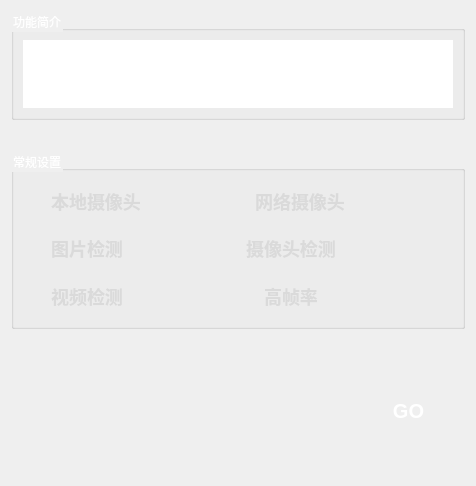
             <widget class="QWidget" name="page_4">
              <layout class="QVBoxLayout" name="verticalLayout_16" stretch="2,1,7,1,4,0">
               <item>
                <widget class="QGroupBox" name="groupBox_8">
                 <property name="styleSheet">
                  <string notr="true">color: rgb(255, 255, 255);</string>
                 </property>
                 <property name="title">
                  <string>功能简介</string>
                 </property>
                 <layout class="QVBoxLayout" name="verticalLayout_14">
                  <item>
                   <widget class="QTextBrowser" name="textBrowser_3">
                    <property name="styleSheet">
                     <string notr="true">border-style: solid;
border-width: 0px;
border-radius: 0px;
color: rgb(255, 255, 255);</string>
                    </property>
                    <property name="html">
                     <string>&lt;!DOCTYPE HTML PUBLIC &quot;-//W3C//DTD HTML 4.0//EN&quot; &quot;http://www.w3.org/TR/REC-html40/strict.dtd&quot;&gt;
&lt;html&gt;&lt;head&gt;&lt;meta name=&quot;qrichtext&quot; content=&quot;1&quot; /&gt;&lt;style type=&quot;text/css&quot;&gt;
p, li { white-space: pre-wrap; }
&lt;/style&gt;&lt;/head&gt;&lt;body style=&quot; font-family:'SimSun'; font-size:9pt; font-weight:400; font-style:normal;&quot;&gt;
&lt;p style=&quot; margin-top:0px; margin-bottom:0px; margin-left:0px; margin-right:0px; -qt-block-indent:0; text-indent:0px;&quot;&gt;&lt;span style=&quot; font-size:14pt;&quot;&gt;基于YOLO对葡萄进行实时检测，标出图像中的目标物体，达到准确采摘葡萄，过滤坏葡萄&lt;/span&gt;&lt;/p&gt;&lt;/body&gt;&lt;/html&gt;</string>
                    </property>
                   </widget>
                  </item>
                 </layout>
                </widget>
               </item>
               <item>
                <spacer name="verticalSpacer_14">
                 <property name="orientation">
                  <enum>Qt::Vertical</enum>
                 </property>
                 <property name="sizeHint" stdset="0">
                  <size>
                   <width>20</width>
                   <height>20</height>
                  </size>
                 </property>
                </spacer>
               </item>
               <item>
                <widget class="QGroupBox" name="groupBox_9">
                 <property name="styleSheet">
                  <string notr="true">#groupBox_9{color: rgb(255, 255, 255);}
QPushButton{font-family: &quot;Microsoft YaHei&quot;;
font-size: 14px;
font-weight: bold;
color:white;
text-align: center center;
padding-left: 5px;
padding-right: 5px;
padding-top: 4px;
padding-bottom: 4px;
border-style: solid;
border-width: 0px;
border-color: rgba(255, 255, 255, 255);
border-radius: 3px;
background-color: rgba(200, 200, 200,0);}

QPushButton:focus{outline: none;}

QPushButton::pressed{font-family: &quot;Microsoft YaHei&quot;;
                     font-size: 14px;
                     font-weight: bold;
                     color:rgb(200,200,200);
                     text-align: center center;
                     padding-left: 5px;
                     padding-right: 5px;
                     padding-top: 4px;
                     padding-bottom: 4px;
                     border-style: solid;
                     border-width: 0px;
                     border-color: rgba(255, 255, 255, 255);
                     border-radius: 3px;
                     background-color:  #bf513b;}

QPushButton::disabled{font-family: &quot;Microsoft YaHei&quot;;
                     font-size: 14px;
                     font-weight: bold;
                     color:rgb(200,200,200);
                     text-align: center center;
                     padding-left: 5px;
                     padding-right: 5px;
                     padding-top: 4px;
                     padding-bottom: 4px;
                     border-style: solid;
                     border-width: 0px;
                     border-color: rgba(255, 255, 255, 255);
                     border-radius: 3px;
                     background-color:  #bf513b;}
QPushButton::hover {
border-style: solid;
border-width: 0px;
border-radius: 0px;
background-color: rgba(48,148,243,80);}
QLabel{
		font-size: 18px;
	font-family: &quot;Microsoft YaHei&quot;;
	font-weight: bold;
 		border-radius:9px;
		background:rgba(66, 195, 255, 0);
color: rgb(218, 218, 218);
}
</string>
                 </property>
                 <property name="title">
                  <string>常规设置</string>
                 </property>
                 <layout class="QVBoxLayout" name="verticalLayout_15">
                  <item>
                   <layout class="QHBoxLayout" name="horizontalLayout_33" stretch="0,1,0,1,0,1,0,1,0">
                    <item>
                     <spacer name="horizontalSpacer_39">
                      <property name="orientation">
                       <enum>Qt::Horizontal</enum>
                      </property>
                      <property name="sizeHint" stdset="0">
                       <size>
                        <width>28</width>
                        <height>20</height>
                       </size>
                      </property>
                     </spacer>
                    </item>
                    <item>
                     <widget class="QLabel" name="label_39">
                      <property name="text">
                       <string>本地摄像头</string>
                      </property>
                      <property name="alignment">
                       <set>Qt::AlignCenter</set>
                      </property>
                     </widget>
                    </item>
                    <item>
                     <spacer name="horizontalSpacer_40">
                      <property name="orientation">
                       <enum>Qt::Horizontal</enum>
                      </property>
                      <property name="sizeHint" stdset="0">
                       <size>
                        <width>13</width>
                        <height>20</height>
                       </size>
                      </property>
                     </spacer>
                    </item>
                    <item>
                     <widget class="QPushButton" name="pushButton_26">
                      <property name="sizePolicy">
                       <sizepolicy hsizetype="Minimum" vsizetype="Preferred">
                        <horstretch>0</horstretch>
                        <verstretch>0</verstretch>
                       </sizepolicy>
                      </property>
                      <property name="text">
                       <string/>
                      </property>
                      <property name="icon">
                       <iconset resource="img_ui.qrc">
                        <normaloff>:/icon/img_icon/开关 关.png</normaloff>
                        <normalon>:/icon/img_icon/开关 开.png</normalon>:/icon/img_icon/开关 关.png</iconset>
                      </property>
                      <property name="iconSize">
                       <size>
                        <width>40</width>
                        <height>40</height>
                       </size>
                      </property>
                      <property name="checkable">
                       <bool>true</bool>
                      </property>
                     </widget>
                    </item>
                    <item>
                     <spacer name="horizontalSpacer_41">
                      <property name="orientation">
                       <enum>Qt::Horizontal</enum>
                      </property>
                      <property name="sizeHint" stdset="0">
                       <size>
                        <width>40</width>
                        <height>20</height>
                       </size>
                      </property>
                     </spacer>
                    </item>
                    <item>
                     <widget class="QLabel" name="label_40">
                      <property name="text">
                       <string>网络摄像头</string>
                      </property>
                      <property name="alignment">
                       <set>Qt::AlignCenter</set>
                      </property>
                     </widget>
                    </item>
                    <item>
                     <spacer name="horizontalSpacer_42">
                      <property name="orientation">
                       <enum>Qt::Horizontal</enum>
                      </property>
                      <property name="sizeHint" stdset="0">
                       <size>
                        <width>13</width>
                        <height>20</height>
                       </size>
                      </property>
                     </spacer>
                    </item>
                    <item>
                     <widget class="QPushButton" name="pushButton_27">
                      <property name="sizePolicy">
                       <sizepolicy hsizetype="Minimum" vsizetype="Preferred">
                        <horstretch>0</horstretch>
                        <verstretch>0</verstretch>
                       </sizepolicy>
                      </property>
                      <property name="text">
                       <string/>
                      </property>
                      <property name="icon">
                       <iconset resource="img_ui.qrc">
                        <normaloff>:/icon/img_icon/开关 关.png</normaloff>
                        <normalon>:/icon/img_icon/开关 开.png</normalon>:/icon/img_icon/开关 关.png</iconset>
                      </property>
                      <property name="iconSize">
                       <size>
                        <width>40</width>
                        <height>40</height>
                       </size>
                      </property>
                      <property name="checkable">
                       <bool>true</bool>
                      </property>
                     </widget>
                    </item>
                    <item>
                     <spacer name="horizontalSpacer_43">
                      <property name="orientation">
                       <enum>Qt::Horizontal</enum>
                      </property>
                      <property name="sizeHint" stdset="0">
                       <size>
                        <width>40</width>
                        <height>20</height>
                       </size>
                      </property>
                     </spacer>
                    </item>
                   </layout>
                  </item>
                  <item>
                   <layout class="QHBoxLayout" name="horizontalLayout_42" stretch="0,1,0,1,0,1,0,1,0">
                    <item>
                     <spacer name="horizontalSpacer_56">
                      <property name="orientation">
                       <enum>Qt::Horizontal</enum>
                      </property>
                      <property name="sizeHint" stdset="0">
                       <size>
                        <width>28</width>
                        <height>20</height>
                       </size>
                      </property>
                     </spacer>
                    </item>
                    <item>
                     <widget class="QLabel" name="label_45">
                      <property name="text">
                       <string>图片检测</string>
                      </property>
                      <property name="alignment">
                       <set>Qt::AlignCenter</set>
                      </property>
                     </widget>
                    </item>
                    <item>
                     <spacer name="horizontalSpacer_57">
                      <property name="orientation">
                       <enum>Qt::Horizontal</enum>
                      </property>
                      <property name="sizeHint" stdset="0">
                       <size>
                        <width>13</width>
                        <height>20</height>
                       </size>
                      </property>
                     </spacer>
                    </item>
                    <item>
                     <widget class="QPushButton" name="pushButton_38">
                      <property name="sizePolicy">
                       <sizepolicy hsizetype="Minimum" vsizetype="Preferred">
                        <horstretch>0</horstretch>
                        <verstretch>0</verstretch>
                       </sizepolicy>
                      </property>
                      <property name="text">
                       <string/>
                      </property>
                      <property name="icon">
                       <iconset resource="img_ui.qrc">
                        <normaloff>:/icon/img_icon/开关 关.png</normaloff>
                        <normalon>:/icon/img_icon/开关 开.png</normalon>:/icon/img_icon/开关 关.png</iconset>
                      </property>
                      <property name="iconSize">
                       <size>
                        <width>40</width>
                        <height>40</height>
                       </size>
                      </property>
                      <property name="checkable">
                       <bool>true</bool>
                      </property>
                     </widget>
                    </item>
                    <item>
                     <spacer name="horizontalSpacer_58">
                      <property name="orientation">
                       <enum>Qt::Horizontal</enum>
                      </property>
                      <property name="sizeHint" stdset="0">
                       <size>
                        <width>40</width>
                        <height>20</height>
                       </size>
                      </property>
                     </spacer>
                    </item>
                    <item>
                     <widget class="QLabel" name="label_46">
                      <property name="text">
                       <string>摄像头检测</string>
                      </property>
                      <property name="alignment">
                       <set>Qt::AlignCenter</set>
                      </property>
                     </widget>
                    </item>
                    <item>
                     <spacer name="horizontalSpacer_59">
                      <property name="orientation">
                       <enum>Qt::Horizontal</enum>
                      </property>
                      <property name="sizeHint" stdset="0">
                       <size>
                        <width>13</width>
                        <height>20</height>
                       </size>
                      </property>
                     </spacer>
                    </item>
                    <item>
                     <widget class="QPushButton" name="pushButton_39">
                      <property name="sizePolicy">
                       <sizepolicy hsizetype="Minimum" vsizetype="Preferred">
                        <horstretch>0</horstretch>
                        <verstretch>0</verstretch>
                       </sizepolicy>
                      </property>
                      <property name="text">
                       <string/>
                      </property>
                      <property name="icon">
                       <iconset resource="img_ui.qrc">
                        <normaloff>:/icon/img_icon/开关 关.png</normaloff>
                        <normalon>:/icon/img_icon/开关 开.png</normalon>:/icon/img_icon/开关 关.png</iconset>
                      </property>
                      <property name="iconSize">
                       <size>
                        <width>40</width>
                        <height>40</height>
                       </size>
                      </property>
                      <property name="checkable">
                       <bool>true</bool>
                      </property>
                     </widget>
                    </item>
                    <item>
                     <spacer name="horizontalSpacer_60">
                      <property name="orientation">
                       <enum>Qt::Horizontal</enum>
                      </property>
                      <property name="sizeHint" stdset="0">
                       <size>
                        <width>40</width>
                        <height>20</height>
                       </size>
                      </property>
                     </spacer>
                    </item>
                   </layout>
                  </item>
                  <item>
                   <layout class="QHBoxLayout" name="horizontalLayout_43" stretch="0,1,0,1,0,1,0,1,0">
                    <item>
                     <spacer name="horizontalSpacer_61">
                      <property name="orientation">
                       <enum>Qt::Horizontal</enum>
                      </property>
                      <property name="sizeHint" stdset="0">
                       <size>
                        <width>28</width>
                        <height>20</height>
                       </size>
                      </property>
                     </spacer>
                    </item>
                    <item>
                     <widget class="QLabel" name="label_47">
                      <property name="text">
                       <string>视频检测</string>
                      </property>
                      <property name="alignment">
                       <set>Qt::AlignCenter</set>
                      </property>
                     </widget>
                    </item>
                    <item>
                     <spacer name="horizontalSpacer_62">
                      <property name="orientation">
                       <enum>Qt::Horizontal</enum>
                      </property>
                      <property name="sizeHint" stdset="0">
                       <size>
                        <width>13</width>
                        <height>20</height>
                       </size>
                      </property>
                     </spacer>
                    </item>
                    <item>
                     <widget class="QPushButton" name="pushButton_40">
                      <property name="sizePolicy">
                       <sizepolicy hsizetype="Minimum" vsizetype="Preferred">
                        <horstretch>0</horstretch>
                        <verstretch>0</verstretch>
                       </sizepolicy>
                      </property>
                      <property name="text">
                       <string/>
                      </property>
                      <property name="icon">
                       <iconset resource="img_ui.qrc">
                        <normaloff>:/icon/img_icon/开关 关.png</normaloff>
                        <normalon>:/icon/img_icon/开关 开.png</normalon>:/icon/img_icon/开关 关.png</iconset>
                      </property>
                      <property name="iconSize">
                       <size>
                        <width>40</width>
                        <height>40</height>
                       </size>
                      </property>
                      <property name="checkable">
                       <bool>true</bool>
                      </property>
                     </widget>
                    </item>
                    <item>
                     <spacer name="horizontalSpacer_63">
                      <property name="orientation">
                       <enum>Qt::Horizontal</enum>
                      </property>
                      <property name="sizeHint" stdset="0">
                       <size>
                        <width>40</width>
                        <height>20</height>
                       </size>
                      </property>
                     </spacer>
                    </item>
                    <item>
                     <widget class="QLabel" name="label_48">
                      <property name="text">
                       <string>高帧率</string>
                      </property>
                      <property name="alignment">
                       <set>Qt::AlignCenter</set>
                      </property>
                     </widget>
                    </item>
                    <item>
                     <spacer name="horizontalSpacer_64">
                      <property name="orientation">
                       <enum>Qt::Horizontal</enum>
                      </property>
                      <property name="sizeHint" stdset="0">
                       <size>
                        <width>13</width>
                        <height>20</height>
                       </size>
                      </property>
                     </spacer>
                    </item>
                    <item>
                     <widget class="QPushButton" name="pushButton_41">
                      <property name="sizePolicy">
                       <sizepolicy hsizetype="Minimum" vsizetype="Preferred">
                        <horstretch>0</horstretch>
                        <verstretch>0</verstretch>
                       </sizepolicy>
                      </property>
                      <property name="text">
                       <string/>
                      </property>
                      <property name="icon">
                       <iconset resource="img_ui.qrc">
                        <normaloff>:/icon/img_icon/开关 关.png</normaloff>
                        <normalon>:/icon/img_icon/开关 开.png</normalon>:/icon/img_icon/开关 关.png</iconset>
                      </property>
                      <property name="iconSize">
                       <size>
                        <width>40</width>
                        <height>40</height>
                       </size>
                      </property>
                      <property name="checkable">
                       <bool>true</bool>
                      </property>
                     </widget>
                    </item>
                    <item>
                     <spacer name="horizontalSpacer_65">
                      <property name="orientation">
                       <enum>Qt::Horizontal</enum>
                      </property>
                      <property name="sizeHint" stdset="0">
                       <size>
                        <width>40</width>
                        <height>20</height>
                       </size>
                      </property>
                     </spacer>
                    </item>
                   </layout>
                  </item>
                 </layout>
                </widget>
               </item>
               <item>
                <spacer name="verticalSpacer_16">
                 <property name="orientation">
                  <enum>Qt::Vertical</enum>
                 </property>
                 <property name="sizeHint" stdset="0">
                  <size>
                   <width>20</width>
                   <height>20</height>
                  </size>
                 </property>
                </spacer>
               </item>
               <item>
                <layout class="QHBoxLayout" name="horizontalLayout_37" stretch="3,1">
                 <item>
                  <spacer name="horizontalSpacer_53">
                   <property name="orientation">
                    <enum>Qt::Horizontal</enum>
                   </property>
                   <property name="sizeHint" stdset="0">
                    <size>
                     <width>388</width>
                     <height>20</height>
                    </size>
                   </property>
                  </spacer>
                 </item>
                 <item>
                  <widget class="QPushButton" name="pushButton_31">
                   <property name="sizePolicy">
                    <sizepolicy hsizetype="Minimum" vsizetype="Preferred">
                     <horstretch>0</horstretch>
                     <verstretch>0</verstretch>
                    </sizepolicy>
                   </property>
                   <property name="styleSheet">
                    <string notr="true">QPushButton{font-family: &quot;Microsoft YaHei&quot;;
font-size: 20px;
font-weight: bold;
color:white;
text-align: center center;
padding-left: 5px;
padding-right: 5px;
padding-top: 4px;
padding-bottom: 4px;
border-style: solid;
border-width: 0px;
border-color: rgba(255, 255, 255, 255);
border-radius: 3px;
background-color: rgba(200, 200, 200,0);}

QPushButton:focus{outline: none;}

QPushButton::pressed{font-family: &quot;Microsoft YaHei&quot;;
                     font-size: 14px;
                     font-weight: bold;
                     color:rgb(200,200,200);
                     text-align: center center;
                     padding-left: 5px;
                     padding-right: 5px;
                     padding-top: 4px;
                     padding-bottom: 4px;
                     border-style: solid;
                     border-width: 0px;
                     border-color: rgba(255, 255, 255, 255);
                     border-radius: 3px;
                     background-color:  #bf513b;}

QPushButton::disabled{font-family: &quot;Microsoft YaHei&quot;;
                     font-size: 14px;
                     font-weight: bold;
                     color:rgb(200,200,200);
                     text-align: center center;
                     padding-left: 5px;
                     padding-right: 5px;
                     padding-top: 4px;
                     padding-bottom: 4px;
                     border-style: solid;
                     border-width: 0px;
                     border-color: rgba(255, 255, 255, 255);
                     border-radius: 3px;
                     background-color:  #bf513b;}
QPushButton::hover {
border-style: solid;
border-width: 0px;
border-radius: 0px;
background-color: rgba(48,148,243,80);}</string>
                   </property>
                   <property name="text">
                    <string>GO</string>
                   </property>
                  </widget>
                 </item>
                </layout>
               </item>
               <item>
                <spacer name="verticalSpacer_15">
                 <property name="orientation">
                  <enum>Qt::Vertical</enum>
                 </property>
                 <property name="sizeHint" stdset="0">
                  <size>
                   <width>20</width>
                   <height>13</height>
                  </size>
                 </property>
                </spacer>
               </item>
              </layout>
             </widget>
